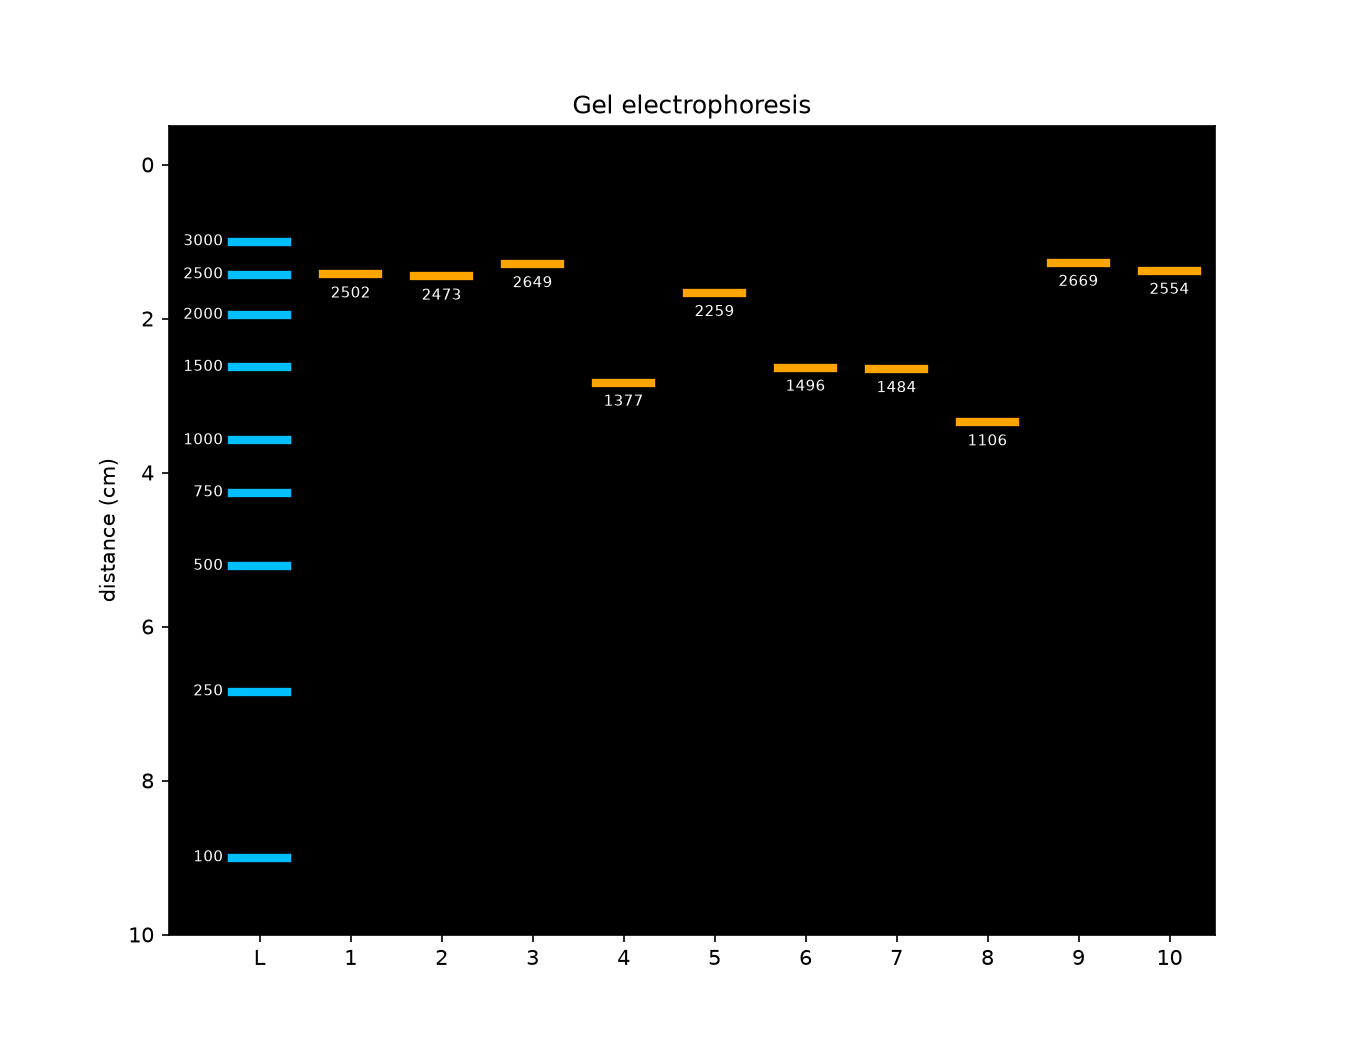

The Python source for this figure:
"""
Exercise 1

Gel electrophoresis is an analysis method used in all disciplines of the life sciences.
The results of gel electrophoresis indicate the relative sizes of the fragments, which is
useful for restriction mapping and for analyzing PCR fragments.

1. Take an arbitrary DNA sequence from NCBI (National Center for Biotechnology Information),
   between 1000 and 3000 nucleotides (letters).
2. Take 10 random samples from this sequence, between 100 and 3000 bases.
3. Store these samples in an array.
4. Simulate the migration of these DNA segments on the electrophoresis gel, based on their
   molecular weight (number of nucleotides).

Note: Short DNA fragments meet small friction forces and travel fast through the
electrophoresis gel, while long DNA fragments exhibit a high friction force and travel
slowly through the gel.

Sequence used: Cloning vector pUC19c, complete sequence (NCBI L09137.2, 2,686 bp).
"""

import math
import random

import matplotlib
matplotlib.use("TkAgg")
import matplotlib.pyplot as plt

LADDER = [3000, 2500, 2000, 1500, 1000, 750, 500, 250, 100]


def read_fasta(path):
    sequence = ""
    with open(path) as f:
        for line in f:
            if not line.startswith(">"):
                sequence += line.strip().upper()
    return sequence


def take_samples(sequence, n=10, min_len=100, max_len=3000):
    max_len = min(max_len, len(sequence))
    samples = []
    for _ in range(n):
        length = random.randint(min_len, max_len)
        start = random.randint(0, len(sequence) - length)
        samples.append(sequence[start:start + length])
    return samples


def distance(length, time=1.0):
    position = (math.log10(3000) - math.log10(length)) / (math.log10(3000) - math.log10(100))
    return (1 + 8 * position) * time


def draw_gel(ax, lengths, time=1.0):
    ax.clear()
    ax.set_facecolor("black")
    ax.set_xlim(-1, len(lengths) + 0.5)
    ax.set_ylim(10, -0.5)
    ax.set_xticks(range(len(lengths) + 1))
    ax.set_xticklabels(["L"] + [str(i) for i in range(1, len(lengths) + 1)])
    ax.set_ylabel("distance (cm)")
    ax.set_title("Gel electrophoresis")

    for size in LADDER:
        y = distance(size, time)
        ax.plot([-0.3, 0.3], [y, y], color="deepskyblue", linewidth=4)
        ax.text(-0.4, y, str(size), color="white", fontsize=7, ha="right", va="center")

    for lane, size in enumerate(lengths, start=1):
        y = distance(size, time)
        ax.plot([lane - 0.3, lane + 0.3], [y, y], color="orange", linewidth=4)
        ax.text(lane, y + 0.3, str(size), color="white", fontsize=7, ha="center")


def main():
    sequence = read_fasta("pUC19c_L09137.2.fasta")
    print("Sequence length:", len(sequence))

    samples = take_samples(sequence)
    lengths = [len(s) for s in samples]

    for i, length in enumerate(lengths, start=1):
        print(f"Sample {i}: {length} bp, distance {distance(length):.2f} cm")

    fig, ax = plt.subplots(figsize=(9, 7))

    for frame in range(1, 51):
        draw_gel(ax, lengths, frame / 50)
        plt.pause(0.05)

    fig.savefig("gel_electrophoresis.png", dpi=150)
    plt.show()


if __name__ == "__main__":
    main()
